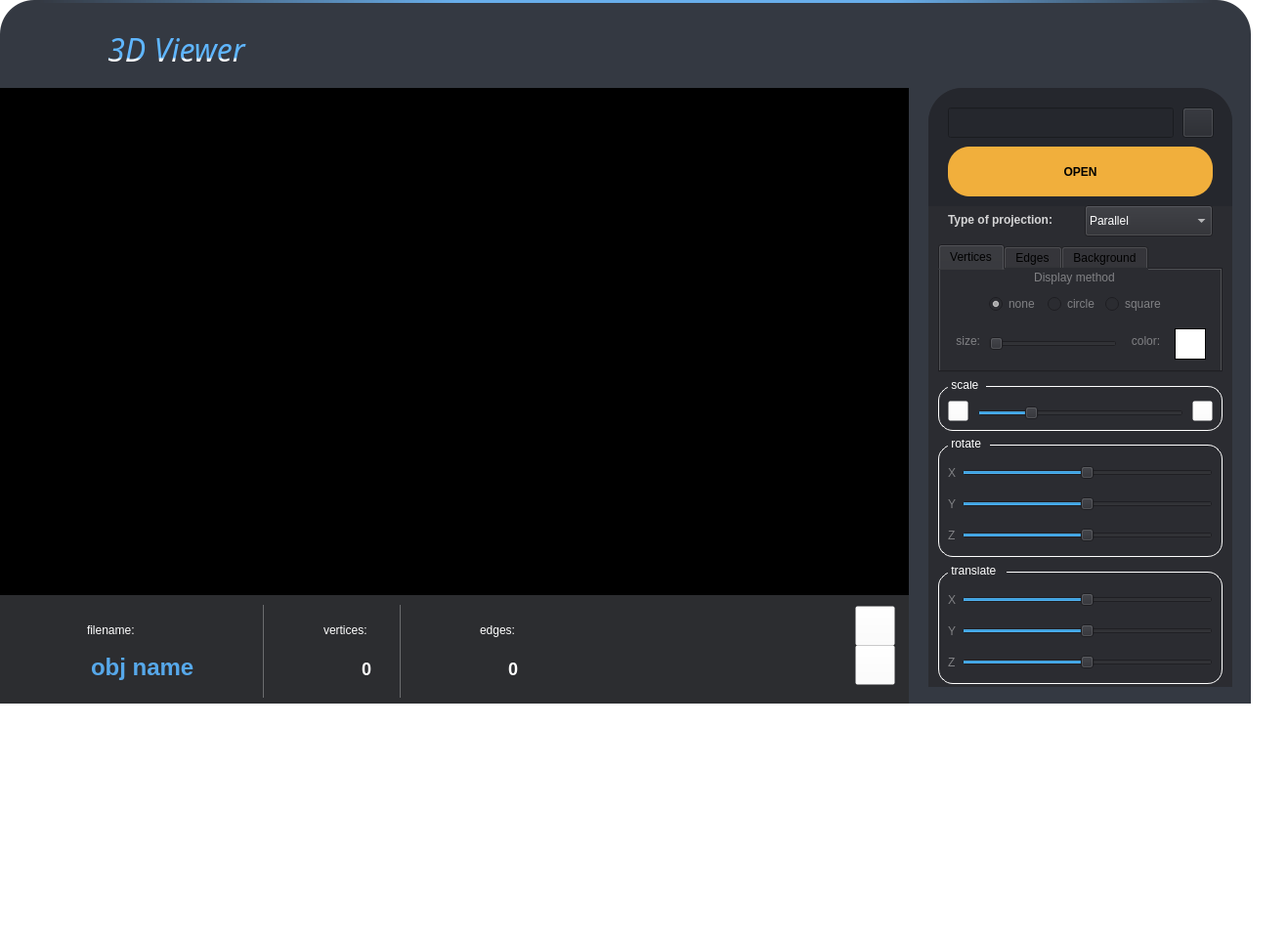
<?xml version="1.0" encoding="UTF-8"?>
<ui version="4.0">
 <class>MainWindow1</class>
 <widget class="QMainWindow" name="MainWindow1">
  <property name="geometry">
   <rect>
    <x>0</x>
    <y>0</y>
    <width>1318</width>
    <height>963</height>
   </rect>
  </property>
  <property name="windowTitle">
   <string>MainWindow1</string>
  </property>
  <property name="styleSheet">
   <string notr="true">QMainWindow {
background-color: rgba(255, 255, 255, 0);
}

</string>
  </property>
  <widget class="QWidget" name="centralwidget">
   <property name="enabled">
    <bool>true</bool>
   </property>
   <property name="styleSheet">
    <string notr="true"/>
   </property>
   <widget class="QFrame" name="ViewerUI">
    <property name="geometry">
     <rect>
      <x>0</x>
      <y>0</y>
      <width>1280</width>
      <height>720</height>
     </rect>
    </property>
    <property name="styleSheet">
     <string notr="true">QFrame {
border-top-left-radius: 35px;
border-top-right-radius: 35px; 
background-color: rgb(52, 57, 66);
}
</string>
    </property>
    <property name="frameShape">
     <enum>QFrame::StyledPanel</enum>
    </property>
    <property name="frameShadow">
     <enum>QFrame::Raised</enum>
    </property>
    <widget class="GlWidget" name="OpenGlWidget" native="true">
     <property name="enabled">
      <bool>true</bool>
     </property>
     <property name="geometry">
      <rect>
       <x>-1</x>
       <y>90</y>
       <width>931</width>
       <height>523</height>
      </rect>
     </property>
     <property name="styleSheet">
      <string notr="true">GlWidget {
background-color: black;
}
</string>
     </property>
    </widget>
    <widget class="QFrame" name="blueline">
     <property name="geometry">
      <rect>
       <x>40</x>
       <y>0</y>
       <width>1200</width>
       <height>3</height>
      </rect>
     </property>
     <property name="styleSheet">
      <string notr="true">background-color: qlineargradient(spread:pad, x1:0, y1:0, x2:1, y2:0, stop:0 rgba(255, 255, 255, 0), stop:0.35468 rgba(104, 174, 235, 255), stop:0.724138 rgba(104, 174, 235, 255), stop:1 rgba(255, 255, 255, 0));

</string>
     </property>
     <property name="frameShape">
      <enum>QFrame::StyledPanel</enum>
     </property>
     <property name="frameShadow">
      <enum>QFrame::Raised</enum>
     </property>
    </widget>
    <widget class="QFrame" name="title">
     <property name="geometry">
      <rect>
       <x>40</x>
       <y>30</y>
       <width>231</width>
       <height>41</height>
      </rect>
     </property>
     <property name="frameShape">
      <enum>QFrame::StyledPanel</enum>
     </property>
     <property name="frameShadow">
      <enum>QFrame::Raised</enum>
     </property>
     <widget class="QLabel" name="h1">
      <property name="geometry">
       <rect>
        <x>0</x>
        <y>5</y>
        <width>281</width>
        <height>31</height>
       </rect>
      </property>
      <property name="font">
       <font>
        <family>Space Crusaders</family>
        <pointsize>-1</pointsize>
        <italic>true</italic>
        <bold>false</bold>
       </font>
      </property>
      <property name="styleSheet">
       <string notr="true">background-color: rgba(0, 0, 0, 0);
font-size: 32px;
color: qlineargradient(spread:pad, x1:0.5, y1:0, x2:0.5, y2:26, stop:0.9 rgba(95, 182, 255, 255), stop:1 rgba(255, 255, 255, 255));


</string>
      </property>
      <property name="text">
       <string>3D Viewer</string>
      </property>
      <property name="alignment">
       <set>Qt::AlignCenter</set>
      </property>
     </widget>
     <widget class="QFrame" name="icon">
      <property name="geometry">
       <rect>
        <x>0</x>
        <y>0</y>
        <width>41</width>
        <height>41</height>
       </rect>
      </property>
      <property name="font">
       <font>
        <family>Mshtakan</family>
       </font>
      </property>
      <property name="autoFillBackground">
       <bool>false</bool>
      </property>
      <property name="styleSheet">
       <string notr="true">image: url(:/res/assets/img/3d.svg);</string>
      </property>
      <property name="frameShape">
       <enum>QFrame::StyledPanel</enum>
      </property>
      <property name="frameShadow">
       <enum>QFrame::Raised</enum>
      </property>
     </widget>
    </widget>
    <widget class="QFrame" name="aside">
     <property name="geometry">
      <rect>
       <x>950</x>
       <y>90</y>
       <width>311</width>
       <height>613</height>
      </rect>
     </property>
     <property name="styleSheet">
      <string notr="true">background-color: rgb(43, 44, 49);


</string>
     </property>
     <property name="frameShape">
      <enum>QFrame::StyledPanel</enum>
     </property>
     <property name="frameShadow">
      <enum>QFrame::Raised</enum>
     </property>
     <widget class="QFrame" name="open_file_layer">
      <property name="geometry">
       <rect>
        <x>0</x>
        <y>0</y>
        <width>311</width>
        <height>121</height>
       </rect>
      </property>
      <property name="styleSheet">
       <string notr="true">background-color: rgb(37, 39, 45);</string>
      </property>
      <property name="frameShape">
       <enum>QFrame::StyledPanel</enum>
      </property>
      <property name="frameShadow">
       <enum>QFrame::Raised</enum>
      </property>
      <widget class="QPushButton" name="renderBtn">
       <property name="geometry">
        <rect>
         <x>20</x>
         <y>60</y>
         <width>271</width>
         <height>51</height>
        </rect>
       </property>
       <property name="styleSheet">
        <string notr="true">QPushButton {
border-radius: 22px;
background-color: rgb(241, 175, 60);
font-weight: 500;
}

QPushButton:hover {
	background-color: rgb(255, 198, 68);
}

QPushButton:pressed {
	margin-top: 5px;
	margin-right: 5px;
	margin-left: 5px;
	background-color: rgb(214, 249, 86);
}

</string>
       </property>
       <property name="text">
        <string>OPEN</string>
       </property>
      </widget>
      <widget class="QLineEdit" name="pathObj">
       <property name="geometry">
        <rect>
         <x>20</x>
         <y>20</y>
         <width>231</width>
         <height>31</height>
        </rect>
       </property>
       <property name="styleSheet">
        <string notr="true">padding-left: 5px;
padding-right: 5px;
color: rgb(255, 255, 255);</string>
       </property>
       <property name="readOnly">
        <bool>true</bool>
       </property>
      </widget>
      <widget class="QPushButton" name="openObjBtn">
       <property name="geometry">
        <rect>
         <x>260</x>
         <y>20</y>
         <width>32</width>
         <height>31</height>
        </rect>
       </property>
       <property name="styleSheet">
        <string notr="true">QPushButton {
	image: url(:/res/assets/img/open.svg);
}</string>
       </property>
       <property name="text">
        <string/>
       </property>
      </widget>
     </widget>
     <widget class="QFrame" name="Affines_transformations">
      <property name="geometry">
       <rect>
        <x>0</x>
        <y>300</y>
        <width>311</width>
        <height>321</height>
       </rect>
      </property>
      <property name="frameShape">
       <enum>QFrame::StyledPanel</enum>
      </property>
      <property name="frameShadow">
       <enum>QFrame::Raised</enum>
      </property>
      <widget class="QFrame" name="translate">
       <property name="geometry">
        <rect>
         <x>10</x>
         <y>190</y>
         <width>291</width>
         <height>120</height>
        </rect>
       </property>
       <property name="styleSheet">
        <string notr="true">QFrame {
color: white;
margin-top: 5px;
border: 1px solid white;
border-radius: 15px;
}

QLabel {
margin-top: 0;
border: none;
}</string>
       </property>
       <property name="frameShape">
        <enum>QFrame::StyledPanel</enum>
       </property>
       <property name="frameShadow">
        <enum>QFrame::Raised</enum>
       </property>
       <widget class="QLabel" name="translate_title_4">
        <property name="geometry">
         <rect>
          <x>10</x>
          <y>-4</y>
          <width>60</width>
          <height>16</height>
         </rect>
        </property>
        <property name="text">
         <string> translate </string>
        </property>
       </widget>
       <widget class="QWidget" name="layoutWidget_6">
        <property name="geometry">
         <rect>
          <x>10</x>
          <y>10</y>
          <width>271</width>
          <height>107</height>
         </rect>
        </property>
        <layout class="QVBoxLayout" name="verticalLayout_4">
         <property name="topMargin">
          <number>5</number>
         </property>
         <item>
          <layout class="QHBoxLayout" name="line_10">
           <property name="leftMargin">
            <number>0</number>
           </property>
           <item>
            <widget class="QLabel" name="label_10">
             <property name="styleSheet">
              <string notr="true">	color: rgba(255, 255, 255, 102);</string>
             </property>
             <property name="text">
              <string>X</string>
             </property>
            </widget>
           </item>
           <item>
            <widget class="QSlider" name="translate_x_val">
             <property name="minimum">
              <number>-100</number>
             </property>
             <property name="maximum">
              <number>100</number>
             </property>
             <property name="value">
              <number>0</number>
             </property>
             <property name="orientation">
              <enum>Qt::Horizontal</enum>
             </property>
            </widget>
           </item>
          </layout>
         </item>
         <item>
          <layout class="QHBoxLayout" name="line_11">
           <property name="leftMargin">
            <number>0</number>
           </property>
           <item>
            <widget class="QLabel" name="label_11">
             <property name="styleSheet">
              <string notr="true">	color: rgba(255, 255, 255, 102);</string>
             </property>
             <property name="text">
              <string>Y</string>
             </property>
            </widget>
           </item>
           <item>
            <widget class="QSlider" name="translate_y_val">
             <property name="minimum">
              <number>-100</number>
             </property>
             <property name="maximum">
              <number>100</number>
             </property>
             <property name="value">
              <number>0</number>
             </property>
             <property name="orientation">
              <enum>Qt::Horizontal</enum>
             </property>
            </widget>
           </item>
          </layout>
         </item>
         <item>
          <layout class="QHBoxLayout" name="line_12">
           <property name="leftMargin">
            <number>0</number>
           </property>
           <item>
            <widget class="QLabel" name="label_12">
             <property name="styleSheet">
              <string notr="true">	color: rgba(255, 255, 255, 102);</string>
             </property>
             <property name="text">
              <string>Z</string>
             </property>
            </widget>
           </item>
           <item>
            <widget class="QSlider" name="translate_z_val">
             <property name="minimum">
              <number>-100</number>
             </property>
             <property name="maximum">
              <number>100</number>
             </property>
             <property name="value">
              <number>0</number>
             </property>
             <property name="orientation">
              <enum>Qt::Horizontal</enum>
             </property>
            </widget>
           </item>
          </layout>
         </item>
        </layout>
       </widget>
      </widget>
      <widget class="QFrame" name="rotate">
       <property name="geometry">
        <rect>
         <x>10</x>
         <y>60</y>
         <width>291</width>
         <height>120</height>
        </rect>
       </property>
       <property name="styleSheet">
        <string notr="true">QFrame {
color: white;
margin-top: 5px;
border: 1px solid white;
border-radius: 15px;
}

QLabel {
margin-top: 0;
border: none;
}</string>
       </property>
       <property name="frameShape">
        <enum>QFrame::StyledPanel</enum>
       </property>
       <property name="frameShadow">
        <enum>QFrame::Raised</enum>
       </property>
       <widget class="QLabel" name="rotate_title">
        <property name="geometry">
         <rect>
          <x>10</x>
          <y>-4</y>
          <width>43</width>
          <height>16</height>
         </rect>
        </property>
        <property name="text">
         <string> rotate </string>
        </property>
       </widget>
       <widget class="QWidget" name="layoutWidget">
        <property name="geometry">
         <rect>
          <x>10</x>
          <y>10</y>
          <width>271</width>
          <height>107</height>
         </rect>
        </property>
        <layout class="QVBoxLayout" name="verticalLayout">
         <property name="topMargin">
          <number>5</number>
         </property>
         <item>
          <layout class="QHBoxLayout" name="line">
           <property name="leftMargin">
            <number>0</number>
           </property>
           <item>
            <widget class="QLabel" name="label">
             <property name="styleSheet">
              <string notr="true">	color: rgba(255, 255, 255, 102);</string>
             </property>
             <property name="text">
              <string>X</string>
             </property>
            </widget>
           </item>
           <item>
            <widget class="QSlider" name="rotate_x_val">
             <property name="minimum">
              <number>-360</number>
             </property>
             <property name="maximum">
              <number>360</number>
             </property>
             <property name="singleStep">
              <number>1</number>
             </property>
             <property name="orientation">
              <enum>Qt::Horizontal</enum>
             </property>
            </widget>
           </item>
          </layout>
         </item>
         <item>
          <layout class="QHBoxLayout" name="line_2">
           <property name="leftMargin">
            <number>0</number>
           </property>
           <item>
            <widget class="QLabel" name="label_2">
             <property name="styleSheet">
              <string notr="true">	color: rgba(255, 255, 255, 102);</string>
             </property>
             <property name="text">
              <string>Y</string>
             </property>
            </widget>
           </item>
           <item>
            <widget class="QSlider" name="rotate_y_val">
             <property name="minimum">
              <number>-360</number>
             </property>
             <property name="maximum">
              <number>360</number>
             </property>
             <property name="singleStep">
              <number>0</number>
             </property>
             <property name="orientation">
              <enum>Qt::Horizontal</enum>
             </property>
            </widget>
           </item>
          </layout>
         </item>
         <item>
          <layout class="QHBoxLayout" name="line_3">
           <property name="leftMargin">
            <number>0</number>
           </property>
           <item>
            <widget class="QLabel" name="label_3">
             <property name="styleSheet">
              <string notr="true">	color: rgba(255, 255, 255, 102);</string>
             </property>
             <property name="text">
              <string>Z</string>
             </property>
            </widget>
           </item>
           <item>
            <widget class="QSlider" name="rotate_z_val">
             <property name="minimum">
              <number>-360</number>
             </property>
             <property name="maximum">
              <number>360</number>
             </property>
             <property name="singleStep">
              <number>0</number>
             </property>
             <property name="orientation">
              <enum>Qt::Horizontal</enum>
             </property>
            </widget>
           </item>
          </layout>
         </item>
        </layout>
       </widget>
      </widget>
      <widget class="QFrame" name="scale">
       <property name="geometry">
        <rect>
         <x>10</x>
         <y>0</y>
         <width>291</width>
         <height>51</height>
        </rect>
       </property>
       <property name="styleSheet">
        <string notr="true">QFrame {
color: white;
margin-top: 5px;
border: 1px solid white;
border-radius: 15px;
}

QLabel {
margin-top: 0;
border: none;
}

QPushButton {
	background-color: rgba(255, 255, 255, 0);
}

QPushButton:pressed {
padding-top: 3px;
padding-right: 3px;
}</string>
       </property>
       <property name="frameShape">
        <enum>QFrame::StyledPanel</enum>
       </property>
       <property name="frameShadow">
        <enum>QFrame::Raised</enum>
       </property>
       <widget class="QLabel" name="rotate_title_4">
        <property name="geometry">
         <rect>
          <x>10</x>
          <y>-4</y>
          <width>39</width>
          <height>16</height>
         </rect>
        </property>
        <property name="text">
         <string> scale </string>
        </property>
       </widget>
       <widget class="QSlider" name="scale_val">
        <property name="geometry">
         <rect>
          <x>40</x>
          <y>20</y>
          <width>211</width>
          <height>25</height>
         </rect>
        </property>
        <property name="minimum">
         <number>1</number>
        </property>
        <property name="maximum">
         <number>200</number>
        </property>
        <property name="value">
         <number>50</number>
        </property>
        <property name="orientation">
         <enum>Qt::Horizontal</enum>
        </property>
       </widget>
       <widget class="QPushButton" name="out_btn">
        <property name="geometry">
         <rect>
          <x>10</x>
          <y>20</y>
          <width>21</width>
          <height>21</height>
         </rect>
        </property>
        <property name="styleSheet">
         <string notr="true">QPushButton {
image: url(:/res/assets/img/zoom_out.svg);
}</string>
        </property>
        <property name="text">
         <string/>
        </property>
       </widget>
       <widget class="QPushButton" name="in_btn">
        <property name="geometry">
         <rect>
          <x>260</x>
          <y>20</y>
          <width>21</width>
          <height>21</height>
         </rect>
        </property>
        <property name="styleSheet">
         <string notr="true">QPushButton {
image: url(:/res/assets/img/zoom_in.svg);
}
</string>
        </property>
        <property name="text">
         <string/>
        </property>
       </widget>
      </widget>
      <zorder>rotate</zorder>
      <zorder>scale</zorder>
      <zorder>translate</zorder>
     </widget>
     <widget class="QTabWidget" name="tabWidget">
      <property name="geometry">
       <rect>
        <x>10</x>
        <y>160</y>
        <width>291</width>
        <height>131</height>
       </rect>
      </property>
      <property name="styleSheet">
       <string notr="true"/>
      </property>
      <property name="currentIndex">
       <number>0</number>
      </property>
      <widget class="QWidget" name="vert_tab">
       <property name="styleSheet">
        <string notr="true">	color: rgba(255, 255, 255, 102);</string>
       </property>
       <attribute name="title">
        <string>Vertices</string>
       </attribute>
       <widget class="QLabel" name="vert_method_title">
        <property name="geometry">
         <rect>
          <x>87</x>
          <y>0</y>
          <width>101</width>
          <height>16</height>
         </rect>
        </property>
        <property name="text">
         <string>Display method</string>
        </property>
        <property name="alignment">
         <set>Qt::AlignCenter</set>
        </property>
       </widget>
       <widget class="QSlider" name="vert_size_val">
        <property name="geometry">
         <rect>
          <x>50</x>
          <y>60</y>
          <width>131</width>
          <height>31</height>
         </rect>
        </property>
        <property name="orientation">
         <enum>Qt::Horizontal</enum>
        </property>
       </widget>
       <widget class="QLabel" name="vert_size_title">
        <property name="geometry">
         <rect>
          <x>10</x>
          <y>65</y>
          <width>31</width>
          <height>16</height>
         </rect>
        </property>
        <property name="text">
         <string>size:</string>
        </property>
        <property name="alignment">
         <set>Qt::AlignRight|Qt::AlignTrailing|Qt::AlignVCenter</set>
        </property>
       </widget>
       <widget class="QLabel" name="vert_color_title">
        <property name="geometry">
         <rect>
          <x>190</x>
          <y>65</y>
          <width>41</width>
          <height>16</height>
         </rect>
        </property>
        <property name="text">
         <string>color:</string>
        </property>
        <property name="alignment">
         <set>Qt::AlignCenter</set>
        </property>
       </widget>
       <widget class="QWidget" name="layoutWidget">
        <property name="geometry">
         <rect>
          <x>50</x>
          <y>20</y>
          <width>181</width>
          <height>31</height>
         </rect>
        </property>
        <layout class="QHBoxLayout" name="horizontalLayout">
         <property name="spacing">
          <number>0</number>
         </property>
         <item>
          <widget class="QRadioButton" name="vert_none_val">
           <property name="text">
            <string>none</string>
           </property>
           <property name="checked">
            <bool>true</bool>
           </property>
          </widget>
         </item>
         <item>
          <widget class="QRadioButton" name="vert_circle_val">
           <property name="text">
            <string>circle</string>
           </property>
          </widget>
         </item>
         <item>
          <widget class="QRadioButton" name="vert_square_val">
           <property name="text">
            <string>square</string>
           </property>
          </widget>
         </item>
        </layout>
       </widget>
       <widget class="QPushButton" name="vert_color_val">
        <property name="geometry">
         <rect>
          <x>240</x>
          <y>60</y>
          <width>32</width>
          <height>32</height>
         </rect>
        </property>
        <property name="styleSheet">
         <string notr="true">border-radius: 0;
border: 1px solid black;
background-color: rgb(255, 255, 255);</string>
        </property>
        <property name="text">
         <string/>
        </property>
       </widget>
      </widget>
      <widget class="QWidget" name="edge_tab">
       <property name="styleSheet">
        <string notr="true">	color: rgba(255, 255, 255, 102);</string>
       </property>
       <attribute name="title">
        <string>Edges</string>
       </attribute>
       <widget class="QLabel" name="edge_type_title">
        <property name="geometry">
         <rect>
          <x>90</x>
          <y>0</y>
          <width>101</width>
          <height>16</height>
         </rect>
        </property>
        <property name="text">
         <string>Type</string>
        </property>
        <property name="alignment">
         <set>Qt::AlignCenter</set>
        </property>
       </widget>
       <widget class="QWidget" name="layoutWidget_2">
        <property name="geometry">
         <rect>
          <x>70</x>
          <y>20</y>
          <width>151</width>
          <height>31</height>
         </rect>
        </property>
        <layout class="QHBoxLayout" name="horizontalLayout_2">
         <property name="spacing">
          <number>0</number>
         </property>
         <item>
          <widget class="QRadioButton" name="edge_solid_val">
           <property name="text">
            <string>solid</string>
           </property>
           <property name="checked">
            <bool>true</bool>
           </property>
          </widget>
         </item>
         <item>
          <widget class="QRadioButton" name="edge_dashed_val">
           <property name="text">
            <string>dashed</string>
           </property>
          </widget>
         </item>
        </layout>
       </widget>
       <widget class="QSlider" name="edge_thic_val">
        <property name="geometry">
         <rect>
          <x>80</x>
          <y>60</y>
          <width>101</width>
          <height>31</height>
         </rect>
        </property>
        <property name="minimum">
         <number>1</number>
        </property>
        <property name="maximum">
         <number>100</number>
        </property>
        <property name="orientation">
         <enum>Qt::Horizontal</enum>
        </property>
       </widget>
       <widget class="QLabel" name="edge_color_title">
        <property name="geometry">
         <rect>
          <x>190</x>
          <y>65</y>
          <width>41</width>
          <height>16</height>
         </rect>
        </property>
        <property name="text">
         <string>color:</string>
        </property>
        <property name="alignment">
         <set>Qt::AlignCenter</set>
        </property>
       </widget>
       <widget class="QLabel" name="edge_thic_title">
        <property name="geometry">
         <rect>
          <x>10</x>
          <y>65</y>
          <width>61</width>
          <height>20</height>
         </rect>
        </property>
        <property name="text">
         <string>thickness:</string>
        </property>
        <property name="alignment">
         <set>Qt::AlignRight|Qt::AlignTrailing|Qt::AlignVCenter</set>
        </property>
       </widget>
       <widget class="QPushButton" name="edge_color_val">
        <property name="geometry">
         <rect>
          <x>240</x>
          <y>60</y>
          <width>32</width>
          <height>32</height>
         </rect>
        </property>
        <property name="styleSheet">
         <string notr="true">border-radius: 0;
border: 1px solid black;
background-color: rgb(255, 255, 255);</string>
        </property>
        <property name="text">
         <string/>
        </property>
       </widget>
      </widget>
      <widget class="QWidget" name="back_tab">
       <property name="styleSheet">
        <string notr="true">	color: rgba(255, 255, 255, 102);</string>
       </property>
       <attribute name="title">
        <string>Background</string>
       </attribute>
       <widget class="QLabel" name="back_tab_color_title">
        <property name="geometry">
         <rect>
          <x>60</x>
          <y>35</y>
          <width>121</width>
          <height>20</height>
         </rect>
        </property>
        <property name="text">
         <string>background-color:</string>
        </property>
        <property name="alignment">
         <set>Qt::AlignCenter</set>
        </property>
       </widget>
       <widget class="QPushButton" name="background_color_val">
        <property name="geometry">
         <rect>
          <x>190</x>
          <y>30</y>
          <width>32</width>
          <height>32</height>
         </rect>
        </property>
        <property name="styleSheet">
         <string notr="true">border-radius: 0;
border: 1px solid black;
background-color: rgb(0, 0, 0);</string>
        </property>
        <property name="text">
         <string/>
        </property>
       </widget>
      </widget>
     </widget>
     <widget class="QComboBox" name="projection_types">
      <property name="geometry">
       <rect>
        <x>160</x>
        <y>120</y>
        <width>131</width>
        <height>32</height>
       </rect>
      </property>
      <property name="styleSheet">
       <string notr="true">color: rgb(255, 255, 255);</string>
      </property>
      <item>
       <property name="text">
        <string>Parallel</string>
       </property>
      </item>
      <item>
       <property name="text">
        <string>Central</string>
       </property>
      </item>
     </widget>
     <widget class="QLabel" name="projection_title">
      <property name="geometry">
       <rect>
        <x>20</x>
        <y>127</y>
        <width>131</width>
        <height>16</height>
       </rect>
      </property>
      <property name="styleSheet">
       <string notr="true">color: rgba(255, 255, 255, 0.8);
font-weight: bold;</string>
      </property>
      <property name="text">
       <string>Type of projection:</string>
      </property>
     </widget>
    </widget>
    <widget class="QFrame" name="footer">
     <property name="geometry">
      <rect>
       <x>-1</x>
       <y>609</y>
       <width>931</width>
       <height>111</height>
      </rect>
     </property>
     <property name="styleSheet">
      <string notr="true">background-color: rgb(44, 45, 48);
border-radius: 0;</string>
     </property>
     <property name="frameShape">
      <enum>QFrame::StyledPanel</enum>
     </property>
     <property name="frameShadow">
      <enum>QFrame::Raised</enum>
     </property>
     <widget class="QFrame" name="obj_info">
      <property name="geometry">
       <rect>
        <x>0</x>
        <y>10</y>
        <width>571</width>
        <height>121</height>
       </rect>
      </property>
      <property name="styleSheet">
       <string notr="true">image: none;
color: rgb(255, 255, 255);
</string>
      </property>
      <property name="frameShape">
       <enum>QFrame::StyledPanel</enum>
      </property>
      <property name="frameShadow">
       <enum>QFrame::Raised</enum>
      </property>
      <widget class="QFrame" name="frame_2">
       <property name="geometry">
        <rect>
         <x>30</x>
         <y>0</y>
         <width>231</width>
         <height>91</height>
        </rect>
       </property>
       <property name="frameShape">
        <enum>QFrame::StyledPanel</enum>
       </property>
       <property name="frameShadow">
        <enum>QFrame::Raised</enum>
       </property>
       <widget class="QLabel" name="filename_title">
        <property name="geometry">
         <rect>
          <x>60</x>
          <y>10</y>
          <width>61</width>
          <height>31</height>
         </rect>
        </property>
        <property name="text">
         <string>filename:</string>
        </property>
       </widget>
       <widget class="QLabel" name="filename_ico">
        <property name="geometry">
         <rect>
          <x>10</x>
          <y>10</y>
          <width>41</width>
          <height>31</height>
         </rect>
        </property>
        <property name="styleSheet">
         <string notr="true">image: url(:/res/assets/img/filename.svg);</string>
        </property>
        <property name="text">
         <string/>
        </property>
       </widget>
       <widget class="QLineEdit" name="filename_val">
        <property name="geometry">
         <rect>
          <x>62</x>
          <y>43</y>
          <width>171</width>
          <height>41</height>
         </rect>
        </property>
        <property name="styleSheet">
         <string notr="true">font-size: 24px;
font-weight: bold;
color: rgba(91, 181, 255, 0.9);</string>
        </property>
        <property name="text">
         <string>obj name</string>
        </property>
        <property name="readOnly">
         <bool>true</bool>
        </property>
        <property name="cursorMoveStyle">
         <enum>Qt::LogicalMoveStyle</enum>
        </property>
       </widget>
      </widget>
      <widget class="QFrame" name="frame_3">
       <property name="geometry">
        <rect>
         <x>280</x>
         <y>0</y>
         <width>121</width>
         <height>91</height>
        </rect>
       </property>
       <property name="frameShape">
        <enum>QFrame::StyledPanel</enum>
       </property>
       <property name="frameShadow">
        <enum>QFrame::Raised</enum>
       </property>
       <widget class="QLabel" name="vert_title">
        <property name="geometry">
         <rect>
          <x>52</x>
          <y>10</y>
          <width>61</width>
          <height>31</height>
         </rect>
        </property>
        <property name="text">
         <string>vertices:</string>
        </property>
       </widget>
       <widget class="QLabel" name="vert_ico">
        <property name="geometry">
         <rect>
          <x>10</x>
          <y>10</y>
          <width>41</width>
          <height>31</height>
         </rect>
        </property>
        <property name="styleSheet">
         <string notr="true">image: url(:/res/assets/img/vert_ico.svg);</string>
        </property>
        <property name="text">
         <string/>
        </property>
       </widget>
       <widget class="QLabel" name="vert_numb_val">
        <property name="geometry">
         <rect>
          <x>0</x>
          <y>40</y>
          <width>101</width>
          <height>51</height>
         </rect>
        </property>
        <property name="styleSheet">
         <string notr="true">font-size: 18px;
font-weight: bold;</string>
        </property>
        <property name="text">
         <string>0</string>
        </property>
        <property name="alignment">
         <set>Qt::AlignRight|Qt::AlignTrailing|Qt::AlignVCenter</set>
        </property>
       </widget>
      </widget>
      <widget class="QFrame" name="frame_4">
       <property name="geometry">
        <rect>
         <x>440</x>
         <y>0</y>
         <width>121</width>
         <height>91</height>
        </rect>
       </property>
       <property name="frameShape">
        <enum>QFrame::StyledPanel</enum>
       </property>
       <property name="frameShadow">
        <enum>QFrame::Raised</enum>
       </property>
       <widget class="QLabel" name="edges_title">
        <property name="geometry">
         <rect>
          <x>52</x>
          <y>10</y>
          <width>61</width>
          <height>31</height>
         </rect>
        </property>
        <property name="text">
         <string>edges:</string>
        </property>
       </widget>
       <widget class="QLabel" name="edges_ico">
        <property name="geometry">
         <rect>
          <x>10</x>
          <y>10</y>
          <width>41</width>
          <height>31</height>
         </rect>
        </property>
        <property name="styleSheet">
         <string notr="true">image: url(:/res/assets/img/face_ico.svg);</string>
        </property>
        <property name="text">
         <string/>
        </property>
       </widget>
       <widget class="QLabel" name="edges_numb_val">
        <property name="geometry">
         <rect>
          <x>-10</x>
          <y>40</y>
          <width>101</width>
          <height>51</height>
         </rect>
        </property>
        <property name="styleSheet">
         <string notr="true">font-size: 18px;
font-weight: bold;</string>
        </property>
        <property name="text">
         <string>0</string>
        </property>
        <property name="alignment">
         <set>Qt::AlignRight|Qt::AlignTrailing|Qt::AlignVCenter</set>
        </property>
       </widget>
      </widget>
      <widget class="Line" name="delim2">
       <property name="geometry">
        <rect>
         <x>410</x>
         <y>0</y>
         <width>1</width>
         <height>95</height>
        </rect>
       </property>
       <property name="styleSheet">
        <string notr="true">background-color: rgba(255, 255, 255, 0.3);</string>
       </property>
       <property name="orientation">
        <enum>Qt::Vertical</enum>
       </property>
      </widget>
      <widget class="Line" name="delim1">
       <property name="geometry">
        <rect>
         <x>270</x>
         <y>0</y>
         <width>1</width>
         <height>95</height>
        </rect>
       </property>
       <property name="styleSheet">
        <string notr="true">background-color: rgba(255, 255, 255, 0.3);</string>
       </property>
       <property name="orientation">
        <enum>Qt::Vertical</enum>
       </property>
      </widget>
     </widget>
    </widget>
    <widget class="QFrame" name="window_nav">
     <property name="geometry">
      <rect>
       <x>1175</x>
       <y>10</y>
       <width>91</width>
       <height>41</height>
      </rect>
     </property>
     <property name="styleSheet">
      <string notr="true">QFrame {
image: none;
}

QPushButton:pressed {
padding-top: 5px;
padding-right: 5px;
}</string>
     </property>
     <property name="frameShape">
      <enum>QFrame::StyledPanel</enum>
     </property>
     <property name="frameShadow">
      <enum>QFrame::Raised</enum>
     </property>
     <widget class="QPushButton" name="minimizeBtn">
      <property name="geometry">
       <rect>
        <x>10</x>
        <y>0</y>
        <width>32</width>
        <height>32</height>
       </rect>
      </property>
      <property name="styleSheet">
       <string notr="true">border-radius: 0;
image: url(:/res/assets/img/minimize.svg);</string>
      </property>
      <property name="text">
       <string/>
      </property>
     </widget>
     <widget class="QPushButton" name="closeBtn">
      <property name="geometry">
       <rect>
        <x>50</x>
        <y>0</y>
        <width>32</width>
        <height>32</height>
       </rect>
      </property>
      <property name="styleSheet">
       <string notr="true">border-radius: 0;
image: url(:/res/assets/img/cross.svg);</string>
      </property>
      <property name="text">
       <string/>
      </property>
     </widget>
    </widget>
    <widget class="QFrame" name="footerline">
     <property name="geometry">
      <rect>
       <x>0</x>
       <y>610</y>
       <width>1280</width>
       <height>114</height>
      </rect>
     </property>
     <property name="styleSheet">
      <string notr="true">
background-color: none;
image: url(:/res/assets/img/bottom_line.png);</string>
     </property>
     <property name="frameShape">
      <enum>QFrame::StyledPanel</enum>
     </property>
     <property name="frameShadow">
      <enum>QFrame::Raised</enum>
     </property>
     <widget class="QFrame" name="take_a_shot">
      <property name="geometry">
       <rect>
        <x>840</x>
        <y>0</y>
        <width>81</width>
        <height>91</height>
       </rect>
      </property>
      <property name="styleSheet">
       <string notr="true">QFrame {
image: none;
}

QPushButton:pressed {
padding-top: 4px;
padding-right: 2px;
padding-left: 2px;
}</string>
      </property>
      <property name="frameShape">
       <enum>QFrame::StyledPanel</enum>
      </property>
      <property name="frameShadow">
       <enum>QFrame::Raised</enum>
      </property>
      <widget class="QPushButton" name="snap_btn">
       <property name="geometry">
        <rect>
         <x>35</x>
         <y>10</y>
         <width>41</width>
         <height>41</height>
        </rect>
       </property>
       <property name="styleSheet">
        <string notr="true">QPushButton {
	background-color: rgba(255, 255, 255, 0);
	image: url(:/res/assets/img/photo_ico.svg);
}</string>
       </property>
       <property name="text">
        <string/>
       </property>
      </widget>
      <widget class="QPushButton" name="gif_btn">
       <property name="geometry">
        <rect>
         <x>35</x>
         <y>50</y>
         <width>41</width>
         <height>41</height>
        </rect>
       </property>
       <property name="styleSheet">
        <string notr="true">QPushButton {
	color: red;
	font-size: 21px;
	font-weight: bold;
	background-color: rgba(255, 255, 255, 0);
	image: url(:/res/assets/img/gif_ico.svg);
}</string>
       </property>
       <property name="text">
        <string/>
       </property>
      </widget>
     </widget>
    </widget>
    <widget class="QFrame" name="bg_mock">
     <property name="geometry">
      <rect>
       <x>-1</x>
       <y>90</y>
       <width>931</width>
       <height>523</height>
      </rect>
     </property>
     <property name="styleSheet">
      <string notr="true">QFrame {
border-radius: 0;
background-color: rgb(0, 0, 0);
}</string>
     </property>
     <property name="frameShape">
      <enum>QFrame::StyledPanel</enum>
     </property>
     <property name="frameShadow">
      <enum>QFrame::Raised</enum>
     </property>
    </widget>
    <zorder>bg_mock</zorder>
    <zorder>OpenGlWidget</zorder>
    <zorder>blueline</zorder>
    <zorder>title</zorder>
    <zorder>window_nav</zorder>
    <zorder>footer</zorder>
    <zorder>footerline</zorder>
    <zorder>aside</zorder>
   </widget>
  </widget>
 </widget>
 <customwidgets>
  <customwidget>
   <class>GlWidget</class>
   <extends>QWidget</extends>
   <header>View1/glwidget.h</header>
   <container>1</container>
  </customwidget>
 </customwidgets>
 <resources/>
 <connections/>
</ui>
